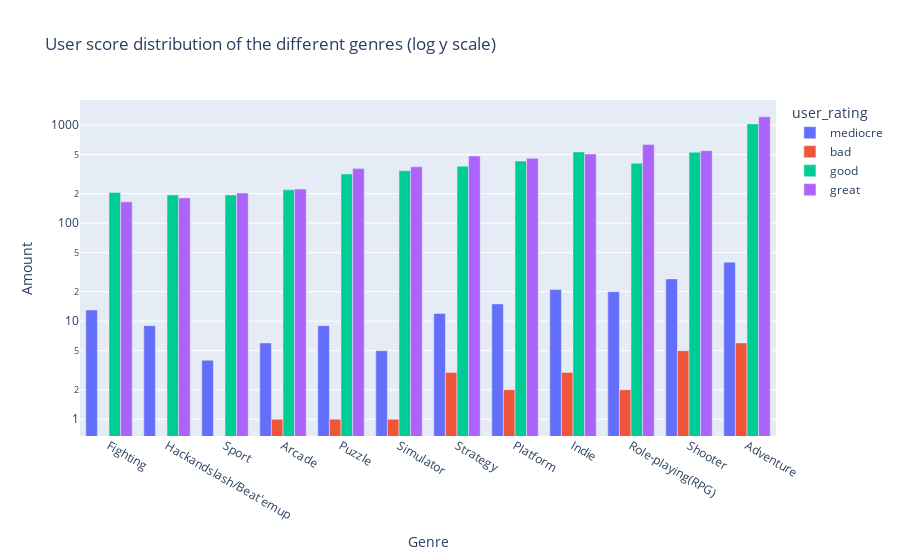

The notebook cell saved with this chart:
### Code cell
genre_rating_dict = dict()
for g in set(genres_dict.keys()):
    genre_rating_dict[g] = dict()
    for r in ['mediocre', 'bad', 'good', 'great']:
        genre_rating_dict[g][r] = 0

for row_genre, rating in zip(df['genres'], df['user_rating']):
    for g in row_genre.replace(' ', '').split(','):
        genre_rating_dict[g][rating] += 1

plot_df_rows = []
n_genres = 12
iterable = reversed(sorted(genre_rating_dict.items(), key=lambda x: sum(x[1].values()), reverse=True)[:n_genres])
for genre, ratings_dict in iterable:
    for rating, count in ratings_dict.items():
        plot_df_rows.append({'genre': genre, 'rating': rating, 'count': count})

plot_df = pd.DataFrame(plot_df_rows)

fig = px.bar(plot_df, x='genre', y='count', color='rating', barmode='group', log_y=True,
             title='User score distribution of the different genres (log y scale)',
        labels={
            'genre': 'Genre',
            'count': 'Amount',
            'rating': 'user_rating',
        },
)
fig.show()

### Figure 1 — Plotly figure (JSON) as saved in the notebook; plotly's stock layout.template omitted (floating-point values rounded to 4 significant figures)
{"data": [{"alignmentgroup": "True", "hovertemplate": "user_rating=mediocre<br>Genre=%{x}<br>Amount=%{y}<extra></extra>", "legendgroup": "mediocre", "marker": {"color": "#636efa", "pattern": {"shape": ""}}, "name": "mediocre", "offsetgroup": "mediocre", "orientation": "v", "showlegend": true, "textposition": "auto", "type": "bar", "x": ["Fighting", "Hackandslash/Beat'emup", "Sport", "Arcade", "Puzzle", "Simulator", "Strategy", "Platform", "Indie", "Role-playing(RPG)", "Shooter", "Adventure"], "xaxis": "x", "y": [13, 9, 4, 6, 9, 5, 12, 15, 21, 20, 27, 40], "yaxis": "y"}, {"alignmentgroup": "True", "hovertemplate": "user_rating=bad<br>Genre=%{x}<br>Amount=%{y}<extra></extra>", "legendgroup": "bad", "marker": {"color": "#EF553B", "pattern": {"shape": ""}}, "name": "bad", "offsetgroup": "bad", "orientation": "v", "showlegend": true, "textposition": "auto", "type": "bar", "x": ["Fighting", "Hackandslash/Beat'emup", "Sport", "Arcade", "Puzzle", "Simulator", "Strategy", "Platform", "Indie", "Role-playing(RPG)", "Shooter", "Adventure"], "xaxis": "x", "y": [0, 0, 0, 1, 1, 1, 3, 2, 3, 2, 5, 6], "yaxis": "y"}, {"alignmentgroup": "True", "hovertemplate": "user_rating=good<br>Genre=%{x}<br>Amount=%{y}<extra></extra>", "legendgroup": "good", "marker": {"color": "#00cc96", "pattern": {"shape": ""}}, "name": "good", "offsetgroup": "good", "orientation": "v", "showlegend": true, "textposition": "auto", "type": "bar", "x": ["Fighting", "Hackandslash/Beat'emup", "Sport", "Arcade", "Puzzle", "Simulator", "Strategy", "Platform", "Indie", "Role-playing(RPG)", "Shooter", "Adventure"], "xaxis": "x", "y": [205, 194, 194, 219, 317, 343, 381, 430, 533, 409, 529, 1029], "yaxis": "y"}, {"alignmentgroup": "True", "hovertemplate": "user_rating=great<br>Genre=%{x}<br>Amount=%{y}<extra></extra>", "legendgroup": "great", "marker": {"color": "#ab63fa", "pattern": {"shape": ""}}, "name": "great", "offsetgroup": "great", "orientation": "v", "showlegend": true, "textposition": "auto", "type": "bar", "x": ["Fighting", "Hackandslash/Beat'emup", "Sport", "Arcade", "Puzzle", "Simulator", "Strategy", "Platform", "Indie", "Role-playing(RPG)", "Shooter", "Adventure"], "xaxis": "x", "y": [165, 181, 203, 223, 360, 376, 484, 458, 507, 635, 549, 1216], "yaxis": "y"}], "layout": {"barmode": "group", "legend": {"title": {"text": "user_rating"}, "tracegroupgap": 0}, "title": {"text": "User score distribution of the different genres (log y scale)"}, "xaxis": {"anchor": "y", "domain": [0, 1], "title": {"text": "Genre"}}, "yaxis": {"anchor": "x", "domain": [0, 1], "title": {"text": "Amount"}, "type": "log"}}}
